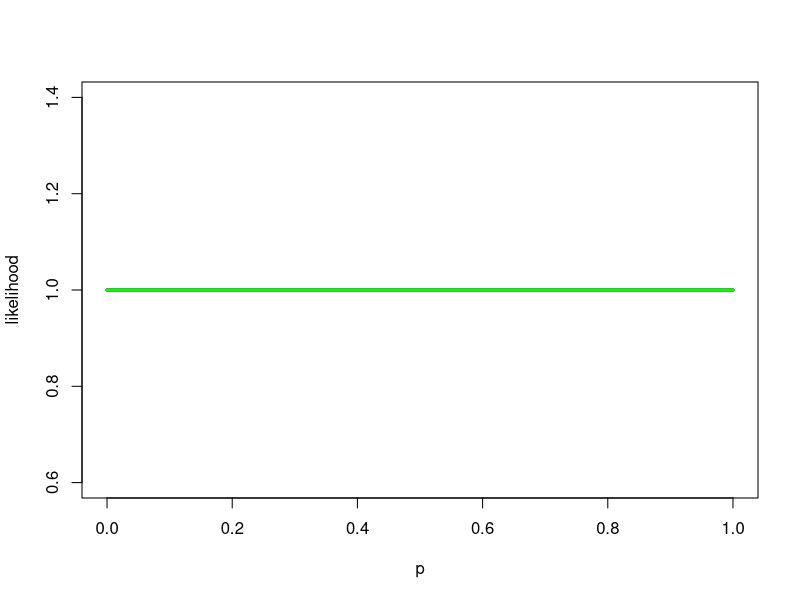
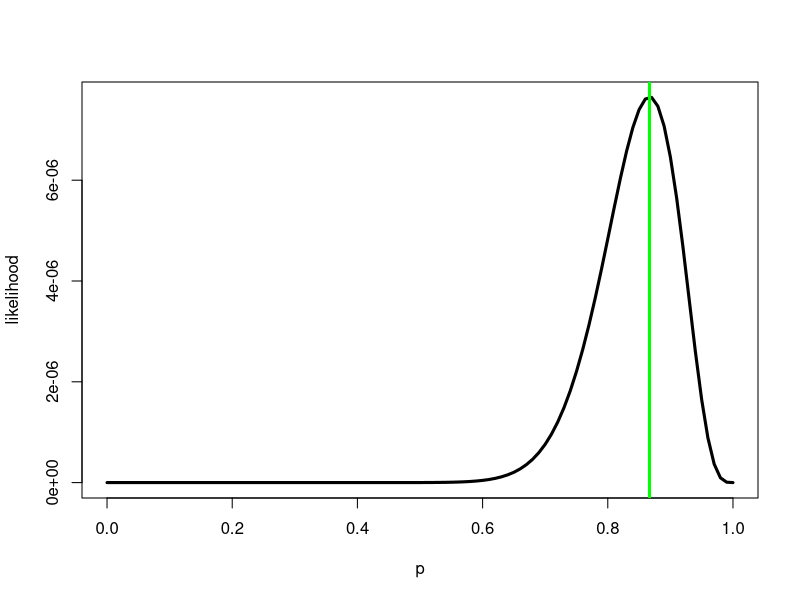
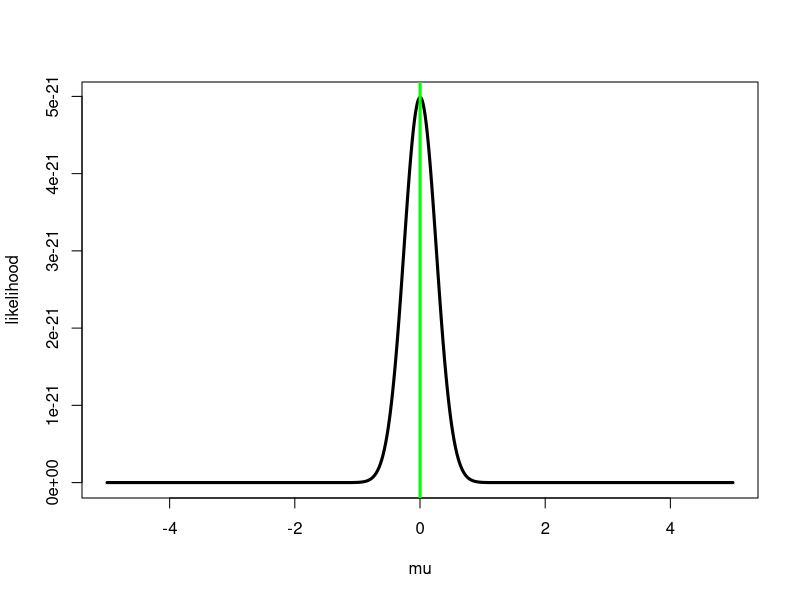
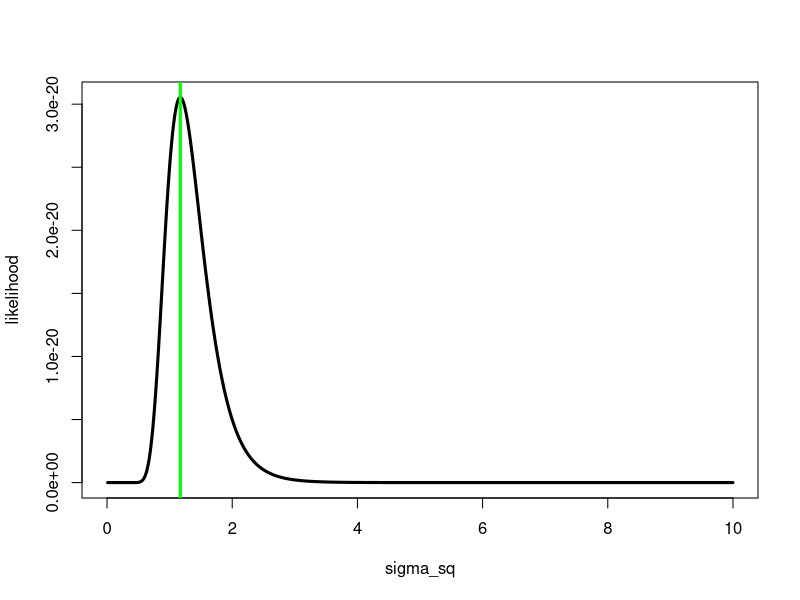

The R script that drew these images, in order:
# Likelihood inference


# Bernoulli (i.e., "coin toss") likelihood function
L = function( p, x)  return( p^sum(x) * (1-p)^sum(1 - x) )
L = Vectorize( L, vectorize.args="p")

# Input data from the coin toss experiment
x_pseudo = c( )

x_real =   c( )

# Which observed data has a higher likelihood consistent with p=.5?
L( .5, x_pseudo)
L( .5, x_real)

# Plot the likelihood for both data sets over a grid of values of p to determine
# value most consistent with the data
p_grid = seq( 0, 1, by=.01)
plot( p_grid, L( p_grid, x_real), xlab="p", ylab="likelihood", type="l",lwd=3)
lines( p_grid, L( p_grid, x_pseudo), col="green", lwd=3)

# Next, generate synthetic coin tosses for different values of p
n = 30
x = (runif(n) < .9)
#x = (runif(n) < .1)
#x = (runif(n) < .9)

p_grid = seq( 0, 1, by=.01)
plot( p_grid, L( p_grid, x), xlab="p", ylab="likelihood", type="l", lwd=3)
p_hat = mean(x)
abline( v=p_hat, col="green", lwd=3)


# How about the likelihood function for Gaussian data?
n = 30
mu = 0
sigma_sq = 2
x = rnorm( n=n, mean=mu, sd=sqrt(sigma_sq))

L = function( mu, sigma_sq, x){
	return( prod(exp(-.5*(x - mu)^2/sigma_sq) / sqrt(2 * pi * sigma_sq)) )
	# Note that this is equivalent to:
	# prod( dnorm( x, mean=mu, sd=sqrt(sigma_sq))
}


# Assume that sigma^2 is fixed, and plot over a grid of mu values
L_mu_vec = Vectorize( L, vectorize.args="mu")
mu_grid = seq( -5, 5, by=.01)
plot( mu_grid, L_mu_vec( mu=mu_grid, sigma=sigma_sq, x), xlab="mu", 
      ylab="likelihood", type="l", lwd=3)
mu_hat = mean(x)
abline( v=mu_hat, col="green", lwd=3)


# Assume that mu is fixed, and plot over a grid of sigma^2 values
L_sigma_sq_vec = Vectorize( L, vectorize.args="sigma_sq")
sigma_sq_grid = seq( 0, 10, by=.01)
plot( sigma_sq_grid, L_sigma_sq_vec( mu=mu, sigma_sq=sigma_sq_grid, x), 
      xlab="sigma_sq", ylab="likelihood", type="l", lwd=3)
sigma_sq_hat = mean((x - mean(x))^2)
abline( v=sigma_sq_hat, col="green", lwd=3)







